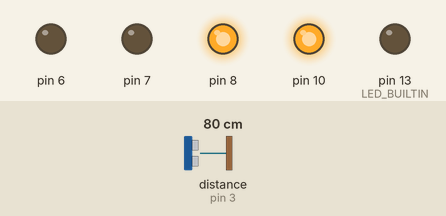
A sketch run on a simulated Arduino Uno, built with avr-gcc and run on an emulated ATmega328P. Shown: output pins drawn as LEDs (lit = HIGH). Wiring (inferred from the names in the program): ultrasonic range finder: trigger pin 2; echo pin 3. The test bench sets the inputs (shaded band); at power-on: distance to the obstacle (sensor on pin 3) 80 cm. The echo pulse lasts 58.3 µs per cm; pins used as bus, display or sensor lines are not drawn.

Above: at 1.2 s.
1.3 s: distance to the obstacle (sensor on pin 3) set to 23 cm
2.8 s: distance to the obstacle (sensor on pin 3) set to 18 cm
At 3.1 s:
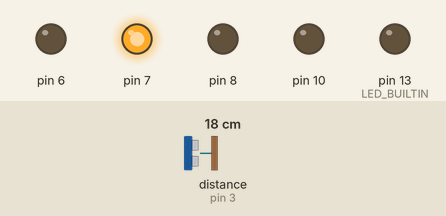
4.3 s: distance to the obstacle (sensor on pin 3) set to 12 cm
5.8 s: distance to the obstacle (sensor on pin 3) set to 9 cm
At 6.6 s:
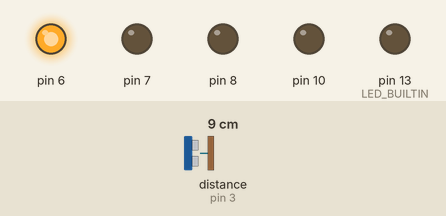
7.3 s: distance to the obstacle (sensor on pin 3) set to 35 cm
At 7.8 s:
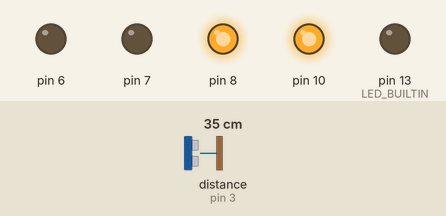
8.8 s: distance to the obstacle (sensor on pin 3) set to 2 cm
At 10.1 s:
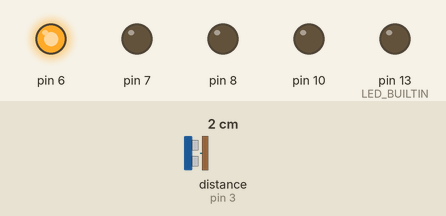
Timing chart, 0 to 11.3 s (numbered marks = the images above; inputs shaded):
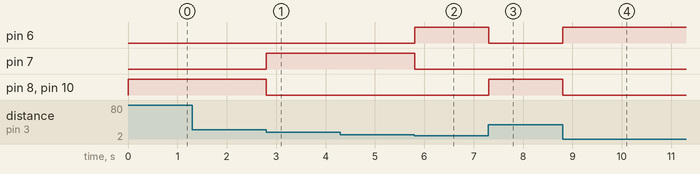

Measured:
- the behaviour switches between 21 and 20 cm on distance to the obstacle (sensor on pin 3) (found by bisection; images 0 and 1)
- the behaviour switches between 11 and 10 cm on distance to the obstacle (sensor on pin 3) (found by bisection; images 1 and 2)
- after the input at 1.3 s, every drawn part: stays the same
- after the input at 2.8 s, pin 7: LOW → HIGH at once; pin 8, pin 10: HIGH → LOW at once
- after the input at 4.3 s, every drawn part: stays the same
- after the input at 5.8 s, pin 6: LOW → HIGH at once; pin 7: HIGH → LOW at once
- after the input at 7.3 s, pin 6: HIGH → LOW at once; pin 8, pin 10: LOW → HIGH at once
- after the input at 8.8 s, pin 6: LOW → HIGH at once; pin 8, pin 10: HIGH → LOW at once

The sketch:

smashing_waasa1.ino
```cpp
// C++ code
//
int trig = 2, echo = 3;

void setup()
{
  pinMode(LED_BUILTIN, OUTPUT);
  pinMode(trig,OUTPUT);
  pinMode(echo,INPUT);
  pinMode(6,OUTPUT);
  pinMode(7,OUTPUT);
  pinMode(8,OUTPUT);
  pinMode(10,OUTPUT);
}

void loop()
{
  digitalWrite(trig, LOW);
  delayMicroseconds(2);
  digitalWrite(trig, HIGH);
  delayMicroseconds(10);
  digitalWrite(trig, LOW);
  long duration = pulseIn(echo,HIGH);
  float distance = duration * 0.034/2;
  if(distance<10){
    digitalWrite(6,HIGH);
    digitalWrite(7,LOW);
    digitalWrite(8,LOW);
    digitalWrite(10,LOW);
  }
  if(distance>=10&&distance<=20){
    digitalWrite(6,LOW);
    digitalWrite(7,HIGH);
    digitalWrite(8,LOW);
    digitalWrite(10,LOW);
  }
  if(distance>20){
    digitalWrite(6,LOW);
    digitalWrite(7,LOW);
    digitalWrite(8,HIGH);
    digitalWrite(10,HIGH);
  }

}
```
